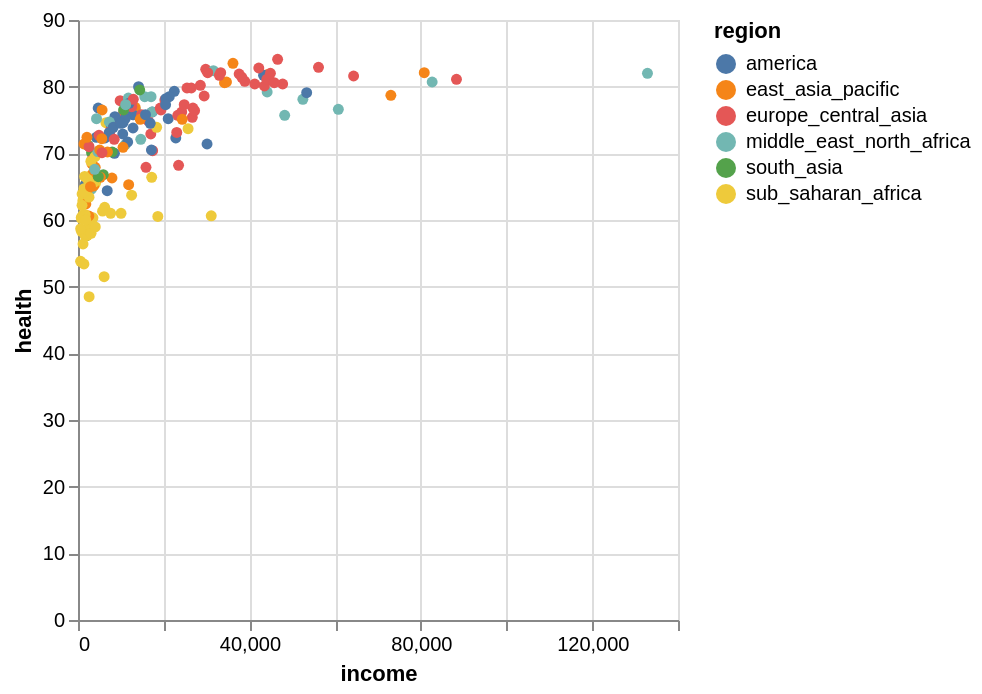

Notebook cell for this chart:
### Markdown cell above
### Part 1.1 Add selection (10 points)

Make a scatter plot to show the relationship between average personal income and average health score for each country. Use different colors for different regions. Also add tooltip to it to show the information about the country name and population. In the end, allow the user to select a single country to highlight while all the other become light grey.

### Code cell
selection = alt.selection_point()
alt.Chart(gapminder).mark_circle().encode(
    x = alt.X('income:Q'),
    y = alt.Y('health:Q'),
    color = alt.Color('region:N'),
    tooltip=['country', 'population'],
    opacity = alt.condition(selection, alt.value(1), alt.value(0.1))
).add_params(
    selection
)

### Figure 1 — Vega-Lite specification as saved in the notebook (floating-point values rounded to 4 significant figures; data arrays with more than 128 entries replaced by an {"elided": "..."} marker saying what was removed)
{"config": {"view": {"continuousWidth": 300, "continuousHeight": 300}}, "data": {"name": "data-ca24f9a7ec291df1ebdcde48d4b02821"}, "mark": {"type": "circle"}, "encoding": {"color": {"field": "region", "type": "nominal"}, "opacity": {"condition": {"param": "param_11", "value": 1}, "value": 0.1}, "tooltip": [{"field": "country", "type": "nominal"}, {"field": "population", "type": "quantitative"}], "x": {"field": "income", "type": "quantitative"}, "y": {"field": "health", "type": "quantitative"}}, "params": [{"name": "param_11", "select": {"type": "point"}}], "$schema": "https://vega.github.io/schema/vega-lite/v5.8.0.json", "datasets": {"data-ca24f9a7ec291df1ebdcde48d4b02821": {"elided": "187 records"}}}
